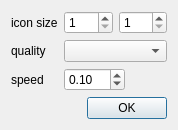
<?xml version="1.0" encoding="UTF-8"?>
<ui version="4.0">
 <class>MutationConfigDialog</class>
 <widget class="QDialog" name="MutationConfigDialog">
  <property name="geometry">
   <rect>
    <x>0</x>
    <y>0</y>
    <width>178</width>
    <height>122</height>
   </rect>
  </property>
  <property name="sizePolicy">
   <sizepolicy hsizetype="Maximum" vsizetype="Maximum">
    <horstretch>0</horstretch>
    <verstretch>0</verstretch>
   </sizepolicy>
  </property>
  <property name="windowTitle">
   <string>Configure</string>
  </property>
  <layout class="QGridLayout" name="gridLayout">
   <item row="0" column="0">
    <widget class="QLabel" name="label_1">
     <property name="toolTip">
      <string>size of final image</string>
     </property>
     <property name="text">
      <string>icon size</string>
     </property>
    </widget>
   </item>
   <item row="0" column="1">
    <layout class="QHBoxLayout" name="horizontalLayout">
     <item>
      <widget class="IntValueEditor" name="sizewLineEdit">
       <property name="toolTip">
        <string>width of the final image</string>
       </property>
       <property name="minimum">
        <number>1</number>
       </property>
       <property name="maximum">
        <number>128</number>
       </property>
       <property name="singleStep">
        <number>1</number>
       </property>
      </widget>
     </item>
     <item>
      <widget class="IntValueEditor" name="sizehLineEdit">
       <property name="toolTip">
        <string>height of the final image</string>
       </property>
       <property name="minimum">
        <number>1</number>
       </property>
       <property name="maximum">
        <number>128</number>
       </property>
       <property name="singleStep">
        <number>1</number>
       </property>
      </widget>
     </item>
    </layout>
   </item>
   <item row="2" column="0">
    <widget class="QLabel" name="label">
     <property name="toolTip">
      <string>xform coef displacement</string>
     </property>
     <property name="text">
      <string>speed</string>
     </property>
    </widget>
   </item>
   <item row="2" column="1">
    <widget class="DoubleValueEditor" name="speedEditor">
     <property name="sizePolicy">
      <sizepolicy hsizetype="Maximum" vsizetype="Fixed">
       <horstretch>0</horstretch>
       <verstretch>0</verstretch>
      </sizepolicy>
     </property>
     <property name="minimum">
      <double>-99.000000000000000</double>
     </property>
     <property name="singleStep">
      <double>0.100000000000000</double>
     </property>
     <property name="value">
      <double>0.100000000000000</double>
     </property>
    </widget>
   </item>
   <item row="3" column="1">
    <widget class="QDialogButtonBox" name="buttonBox">
     <property name="orientation">
      <enum>Qt::Horizontal</enum>
     </property>
     <property name="standardButtons">
      <set>QDialogButtonBox::Ok</set>
     </property>
    </widget>
   </item>
   <item row="1" column="1">
    <widget class="QComboBox" name="qualityComboBox"/>
   </item>
   <item row="1" column="0">
    <widget class="QLabel" name="label_2">
     <property name="toolTip">
      <string>preview quality</string>
     </property>
     <property name="text">
      <string>quality</string>
     </property>
    </widget>
   </item>
  </layout>
 </widget>
 <customwidgets>
  <customwidget>
   <class>IntValueEditor</class>
   <extends>QSpinBox</extends>
   <header>intvalueeditor.h</header>
  </customwidget>
  <customwidget>
   <class>DoubleValueEditor</class>
   <extends>QDoubleSpinBox</extends>
   <header>doublevalueeditor.h</header>
  </customwidget>
 </customwidgets>
 <resources/>
 <connections>
  <connection>
   <sender>buttonBox</sender>
   <signal>accepted()</signal>
   <receiver>MutationConfigDialog</receiver>
   <slot>accept()</slot>
   <hints>
    <hint type="sourcelabel">
     <x>162</x>
     <y>45</y>
    </hint>
    <hint type="destinationlabel">
     <x>157</x>
     <y>59</y>
    </hint>
   </hints>
  </connection>
  <connection>
   <sender>buttonBox</sender>
   <signal>rejected()</signal>
   <receiver>MutationConfigDialog</receiver>
   <slot>reject()</slot>
   <hints>
    <hint type="sourcelabel">
     <x>162</x>
     <y>51</y>
    </hint>
    <hint type="destinationlabel">
     <x>169</x>
     <y>59</y>
    </hint>
   </hints>
  </connection>
 </connections>
</ui>
